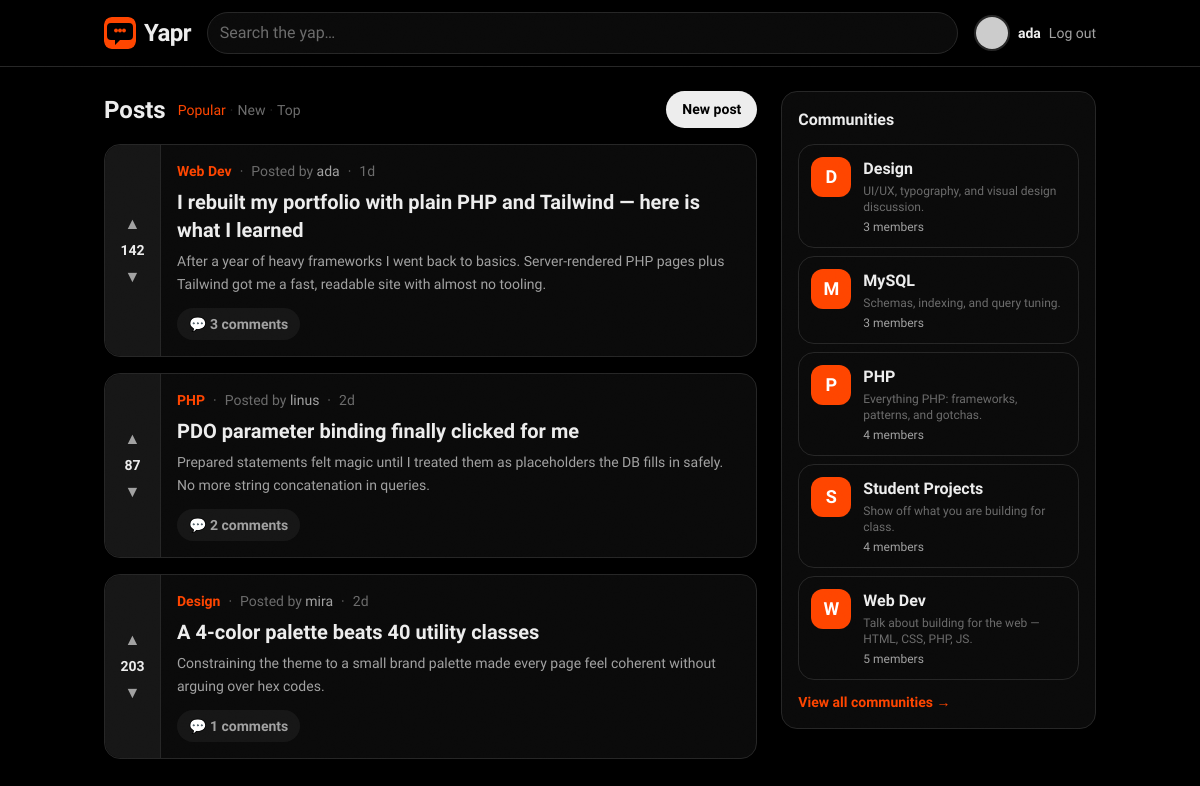
The app's page /api/index.php (signed in) with its own data.
### tables this page shows
CREATE TABLE users (
    id         INT UNSIGNED AUTO_INCREMENT PRIMARY KEY,
    username   VARCHAR(30)  NOT NULL UNIQUE,
    email      VARCHAR(255) NOT NULL UNIQUE,
    password   VARCHAR(255) NOT NULL,
    avatar     VARCHAR(255) DEFAULT NULL,
    bio        TEXT         DEFAULT NULL,
    karma      INT          NOT NULL DEFAULT 0,
    created_at TIMESTAMP    NOT NULL DEFAULT CURRENT_TIMESTAMP,
    updated_at TIMESTAMP    NOT NULL DEFAULT CURRENT_TIMESTAMP ON UPDATE CURRENT_TIMESTAMP
);

CREATE TABLE posts (
    id           INT UNSIGNED AUTO_INCREMENT PRIMARY KEY,
    title        VARCHAR(255) NOT NULL,
    body         TEXT         NOT NULL,
    user_id      INT UNSIGNED NOT NULL,
    community_id INT UNSIGNED NOT NULL,
    score        INT          NOT NULL DEFAULT 0,
    created_at   TIMESTAMP    NOT NULL DEFAULT CURRENT_TIMESTAMP,
    updated_at   TIMESTAMP    NOT NULL DEFAULT CURRENT_TIMESTAMP ON UPDATE CURRENT_TIMESTAMP,
    FOREIGN KEY (user_id)      REFERENCES users(id)       ON DELETE CASCADE,
    FOREIGN KEY (community_id) REFERENCES communities(id) ON DELETE CASCADE
);

CREATE TABLE communities (
    id          INT UNSIGNED AUTO_INCREMENT PRIMARY KEY,
    name        VARCHAR(50)  NOT NULL,
    slug        VARCHAR(60)  NOT NULL UNIQUE,
    description TEXT         DEFAULT NULL,
    owner_id    INT UNSIGNED NOT NULL,
    created_at  TIMESTAMP    NOT NULL DEFAULT CURRENT_TIMESTAMP,
    FOREIGN KEY (owner_id) REFERENCES users(id) ON DELETE CASCADE
);

### api/includes/helpers.php (the view, shortened to what this page needs)
<?php
function timeAgo(string $datetime): string {
    $timestamp = strtotime($datetime);
    $diff = time() - $timestamp;
    if ($diff < 604800) return floor($diff / 86400) . 'd';
    return date('M j', $timestamp);
}
function esc($value): string {
    return htmlspecialchars((string) $value, ENT_QUOTES, 'UTF-8');
}
function avatarHtml(array $user, int $size = 10): string {
    $username = $user['username'] ?? 'guest';
    $initial = esc(mb_strtoupper(mb_substr($username, 0, 1)));
    $color = esc($user['avatar_color'] ?? '#ff4500');
    $px = $size * 4;
    $initialCircle = sprintf(
        '<div style="width:%1$dpx;height:%1$dpx;background-color:%2$s"'
        . ' class="flex items-center justify-center rounded-full border-2 border-line text-white font-semibold animate-scale-in">%3$s</div>',
        $px, $color, $initial
    );
    $url = $user['avatar_url'] ?? '';
    if ($url === '') {
        $url = 'https://api.dicebear.com/9.x/bottts/svg?seed=' . rawurlencode($username);
    }
    $fallback = "'" . str_replace('"', '&quot;', $initialCircle) . "'";
    return sprintf(
        '<img src="%1$s" alt="%2$s" width="%3$d" height="%3$d" loading="lazy"'
        . ' style="width:%3$dpx;height:%3$dpx;object-fit:cover;border-radius:9999px"'
        . ' class="rounded-full border-2 border-line object-cover"'
        . ' onerror="this.onerror=null;this.outerHTML=%4$s">',
        esc($url), esc($username), $px, $fallback
    );
}
function postCardHtml(array $post, int $index = 0): string {
    $author = $post['author']['username'] ?? 'unknown';
    $community = esc($post['community'] ?? '');
    $slug = esc($post['community_slug'] ?? '');
    $title = esc($post['title'] ?? '');
    $excerpt = esc(mb_substr($post['body'] ?? '', 0, 160));
    $score = esc($post['score'] ?? 0);
    $comments = esc($post['comments_count'] ?? 0);
    $time = esc($post['time'] ?? '');
    $id = (int) ($post['id'] ?? 0);
    $delay = min($index, 7) * 55;
    $comm = $community !== ''
        ? '<a href="community.php?slug=' . $slug . '" class="font-display font-semibold text-pop transition hover:underline">' . $community . '</a>'
        : '';
    return <<<HTML
    <div class="reveal" style="--reveal-delay:{$delay}ms">
      <article class="card flex overflow-hidden">
        <div class="vote-rail" data-score="{$score}">
          <button type="button" class="vote-btn is-up" aria-label="Upvote">▲</button>
          <span class="vote-score">{$score}</span>
          <button type="button" class="vote-btn is-down" aria-label="Downvote">▼</button>
        </div>
        <div class="min-w-0 flex-1 p-4">
          <div class="mb-2 flex flex-wrap items-center gap-2 text-sm text-ink-faint">
            {$comm}
            <span>·</span>
            <span>Posted by <span class="font-medium text-ink-soft">{$author}</span></span>
            <span>·</span>
            <span>{$time}</span>
          </div>
          <a href="post.php?id={$id}" class="block group">
            <h2 class="font-display text-xl font-semibold leading-snug text-ink transition group-hover:text-pop">{$title}</h2>
            <p class="mt-1.5 line-clamp-3 text-sm leading-relaxed text-ink-soft">{$excerpt}</p>
          </a>
          <div class="mt-3 flex items-center gap-3 text-sm text-ink-faint">
            <a href="post.php?id={$id}" class="pill bg-night-raised text-ink-soft transition hover:bg-pop hover:text-white">💬 {$comments} comments</a>
          </div>
        </div>
      </article>
    </div>
HTML;
}
function communityCardHtml(array $c, int $index = 0): string {
    $name = esc($c['name'] ?? '');
    $slug = esc($c['slug'] ?? '');
    $desc = esc($c['description'] ?? '');
    $members = esc($c['members_count'] ?? 0);
    $initial = esc(mb_strtoupper(mb_substr($c['name'] ?? '', 0, 1)));
    $delay = min($index, 7) * 55;
    return <<<HTML
    <div class="reveal" style="--reveal-delay:{$delay}ms">
      <a href="community.php?slug={$slug}" class="card flex items-start gap-3 p-3">
        <span class="flex h-10 w-10 shrink-0 items-center justify-center rounded-xl bg-pop font-display text-lg font-black text-white">{$initial}</span>
        <div class="min-w-0">
          <h3 class="font-display font-semibold text-ink">{$name}</h3>
          <p class="mt-0.5 line-clamp-2 text-xs text-ink-faint">{$desc}</p>
          <p class="mt-1 text-xs font-medium text-ink-soft">{$members} members</p>
        </div>
      </a>
    </div>
HTML;
}

### api/includes/header.php (shortened to what this page needs)
<!DOCTYPE html>
<html lang="en" class="h-full dark">
<head>
  <script src="https://cdn.tailwindcss.com"></script>
  <link rel="stylesheet" href="css/polish.css">
</head>
<body class="h-full">
<?php require __DIR__ . '/navbar.php'; ?>
<main id="main-content" class="relative z-10 mx-auto max-w-5xl animate-fade-in px-4 py-6">

### api/includes/navbar.php (shortened to what this page needs)
<?php
$user = $_SESSION['user'] ?? null;
?>
<header class="sticky top-0 z-20 border-b border-line bg-night/90 backdrop-blur">
  <nav class="mx-auto flex max-w-5xl items-center gap-4 px-4 py-3">
    <a href="index.php" class="group flex items-center gap-2">
      <img src="images/favicon.svg" alt="Yapr" class="h-8 w-8 rounded-lg transition-transform duration-150 ease-out group-hover:-rotate-6 group-hover:scale-110">
      <span class="font-display text-2xl font-black tracking-tight text-ink">Yapr</span>
    </a>
    <form action="index.php" method="get" class="hidden flex-1 md:block">
      <input type="search" name="q" placeholder="Search the yap…"
             class="field rounded-full">
    </form>
    <div class="ml-auto flex items-center gap-2 text-sm">
      <?php if (!empty($user)): ?>
        <?= avatarHtml($user, 9) ?>
        <a href="profile.php?id=<?= esc($user['id']) ?>" class="hidden font-semibold text-ink transition hover:text-pop sm:block"><?= esc($user['username']) ?></a>
        <a href="login.php?action=logout" class="btn-ghost">Log out</a>
      <?php else: ?>
        <a href="login.php" class="btn-ghost">Log in</a>
        <a href="register.php" class="btn-primary">Sign up</a>
      <?php endif; ?>
    </div>
  </nav>
</header>

### api/index.php (shortened to what this page needs)
<?php
require __DIR__ . '/includes/db.php';
require __DIR__ . '/includes/helpers.php';
$postsResult = mysqli_query($conn, "
    SELECT p.*, u.username AS author_username,
           c.name AS community_name, c.slug AS community_slug,
           (SELECT COUNT(*) FROM comments WHERE post_id = p.id) AS comments_count
    FROM posts p
    JOIN users u ON p.user_id = u.id
    JOIN communities c ON p.community_id = c.id
    ORDER BY p.created_at DESC
");
$posts = [];
while ($row = mysqli_fetch_assoc($postsResult)) {
    $row['author'] = ['username' => $row['author_username']];
    $row['community'] = $row['community_name'];
    $row['comments_count'] = $row['comments_count'] ?? 0;
    $row['author_id'] = $row['user_id'];
    $row['time'] = timeAgo($row['created_at']);
    $posts[] = $row;
}
$communitiesResult = mysqli_query($conn, "
    SELECT c.*, (SELECT COUNT(*) FROM community_members WHERE community_id = c.id) AS members_count
    FROM communities c ORDER BY c.name ASC
");
$communities = [];
while ($row = mysqli_fetch_assoc($communitiesResult)) {
    $communities[] = $row;
}
require __DIR__ . '/includes/header.php';
?>
<div class="grid gap-6 md:grid-cols-3">
  <section class="space-y-4 md:col-span-2">
    <div class="flex items-center justify-between">
      <div class="flex flex-wrap items-center gap-x-3 gap-y-1">
        <h1 class="font-display text-2xl font-bold text-ink">Posts</h1>
        <div class="flex items-center gap-1 text-sm font-medium">
          <span class="text-pop">Popular</span>
          <span class="text-line">·</span>
          <a href="#" class="text-ink-faint transition hover:text-ink">New</a>
          <span class="text-line">·</span>
          <a href="#" class="text-ink-faint transition hover:text-ink">Top</a>
        </div>
      </div>
      <?php if (isset($_SESSION['user'])): ?>
        <a href="create-post.php" class="btn-primary">New post</a>
      <?php endif; ?>
    </div>
    <?php foreach ($posts as $i => $post): ?>
      <?= postCardHtml($post, $i) ?>
    <?php endforeach; ?>
  </section>
  <aside class="space-y-4">
    <div class="card p-4">
      <h2 class="mb-3 font-display font-semibold text-ink">Communities</h2>
      <div class="space-y-2">
        <?php foreach (array_slice($communities, 0, 5) as $i => $c): ?>
          <?= communityCardHtml($c, $i) ?>
        <?php endforeach; ?>
      </div>
      <a href="communities.php" class="mt-3 block text-sm font-semibold text-pop hover:underline">View all communities →</a>
    </div>
  </aside>
</div>
<?php require __DIR__ . '/includes/footer.php'; ?>

### api/includes/footer.php (shortened to what this page needs)
</main>
</body>
</html>

### public/css/polish.css (style rules this page uses)
.reveal { opacity: 0; transform: translateY(20px); transition: opacity 0.35s cubic-bezier(0.23, 1, 0.32, 1), transform 0.35s cubic-bezier(0.23, 1, 0.32, 1); transition-delay: var(--reveal-delay, 0ms); }
.reveal.visible { opacity: 1; transform: translateY(0); }
header { transition: transform 300ms cubic-bezier(0.23, 1, 0.32, 1); }
.ripple-container { position: relative; overflow: hidden; }
html { background: #000; }

### api/includes/header.php (style rules this page uses)
:root { --ease-out: cubic-bezier(0.23, 1, 0.32, 1); }
body { background: #000000; -webkit-font-smoothing: antialiased; -moz-osx-font-smoothing: grayscale; }
.card { position: relative; border-radius: 1rem; border: 1px solid #262626; background: #0a0a0a; transition: transform 200ms var(--ease-out), border-color 200ms var(--ease-out), box-shadow 200ms var(--ease-out); }
.pill { display: inline-flex; align-items: center; justify-content: center; gap: 0.375rem; border-radius: 9999px; padding: 0.375rem 0.75rem; font-size: 0.875rem; font-weight: 600; transition: transform 150ms var(--ease-out), background 150ms var(--ease-out), color 150ms var(--ease-out); }
.btn-primary, .btn-pop { display: inline-flex; align-items: center; justify-content: center; border-radius: 9999px; padding: 0.5rem 1rem; font-size: 0.875rem; font-weight: 600; transition: transform 150ms var(--ease-out), background 150ms var(--ease-out), color 150ms var(--ease-out); }
.btn-primary { background: #ededed; color: #000; }
.btn-ghost { color: #a1a1a1; font-weight: 500; transition: transform 150ms var(--ease-out), background 150ms var(--ease-out), color 150ms var(--ease-out); }
.vote-rail { display: flex; width: 3.5rem; flex-shrink: 0; flex-direction: column; align-items: center; justify-content: center; gap: 0.125rem; border-top-left-radius: 1rem; border-bottom-left-radius: 1rem; border-right: 1px solid #262626; background: #161616; padding: 0.75rem 0; color: #a1a1a1; }
.vote-btn { display: flex; height: 1.75rem; width: 1.75rem; align-items: center; justify-content: center; border-radius: 9999px; font-size: 1rem; line-height: 1; transition: transform 150ms var(--ease-out), background 150ms var(--ease-out), color 150ms var(--ease-out); }
.vote-score { font-family: "Bricolage Grotesque", system-ui, sans-serif; font-size: 0.875rem; font-weight: 700; font-variant-numeric: tabular-nums; color: #ededed; }
.field { width: 100%; border-radius: 0.75rem; border: 1px solid #262626; background: #0a0a0a; padding: 0.5rem 0.75rem; color: #ededed; transition: border-color 150ms var(--ease-out), box-shadow 150ms var(--ease-out); }
.field::placeholder { color: #6b6b6b; }

### records on screen
users: username "ada"
posts: $delay 0 (drawn), score "142", community.name "Web Dev", author "ada", time "1d", title "I rebuilt my portfolio with plain PHP and Tailwind — here is what I learned", body "After a year of heavy frameworks I went back to basics. Server-rendered PHP pages plus Tailwind got me a fast, readable site with almost no tooling.", comments "3"
posts: $delay 55 (drawn), score "87", community.name "PHP", author "linus", time "2d", title "PDO parameter binding finally clicked for me", body "Prepared statements felt magic until I treated them as placeholders the DB fills in safely. No more string concatenation in queries.", comments "2"
posts: $delay 110 (drawn), score "203", community.name "Design", author "mira", time "2d", title "A 4-color palette beats 40 utility classes", body "Constraining the theme to a small brand palette made every page feel coherent without arguing over hex codes.", comments "1"
communities: $delay 0 (drawn), name "D", name "Design", description "UI/UX, typography, and visual design discussion.", members "3"
communities: $delay 55 (drawn), name "M", name "MySQL", description "Schemas, indexing, and query tuning.", members "3"
communities: $delay 110 (drawn), name "P", name "PHP", description "Everything PHP: frameworks, patterns, and gotchas.", members "4"
communities: $delay 165 (drawn), name "S", name "Student Projects", description "Show off what you are building for class.", members "4"
communities: $delay 220 (drawn), name "W", name "Web Dev", description "Talk about building for the web — HTML, CSS, PHP, JS.", members "5"
